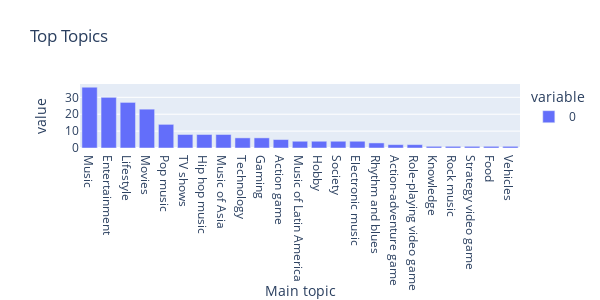

Here is the notebook cell this chart was saved with:
### Code cell
fig = px.bar(main_topics, title="Top Topics", width=600, height=300)
fig.show()

### Figure 1 — Plotly figure (JSON) as saved in the notebook; plotly's stock layout.template omitted (floating-point values rounded to 4 significant figures)
{"data": [{"alignmentgroup": "True", "hovertemplate": "variable=0<br>Main topic=%{x}<br>value=%{y}<extra></extra>", "legendgroup": "0", "marker": {"color": "#636efa", "pattern": {"shape": ""}}, "name": "0", "offsetgroup": "0", "orientation": "v", "showlegend": true, "textposition": "auto", "type": "bar", "x": ["Music", "Entertainment", "Lifestyle", "Movies", "Pop music", "TV shows", "Hip hop music", "Music of Asia", "Technology", "Gaming", "Action game", "Music of Latin America", "Hobby", "Society", "Electronic music", "Rhythm and blues", "Action-adventure game", "Role-playing video game", "Knowledge", "Rock music", "Strategy video game", "Food", "Vehicles"], "xaxis": "x", "y": [36, 30, 27, 23, 14, 8, 8, 8, 6, 6, 5, 4, 4, 4, 4, 3, 2, 2, 1, 1, 1, 1, 1], "yaxis": "y"}], "layout": {"barmode": "relative", "height": 300, "legend": {"title": {"text": "variable"}, "tracegroupgap": 0}, "title": {"text": "Top Topics"}, "width": 600, "xaxis": {"anchor": "y", "autorange": true, "domain": [0, 1], "range": [-0.5, 22.5], "title": {"text": "Main topic"}, "type": "category"}, "yaxis": {"anchor": "x", "autorange": true, "domain": [0, 1], "range": [0, 37.89], "title": {"text": "value"}, "type": "linear"}}}
